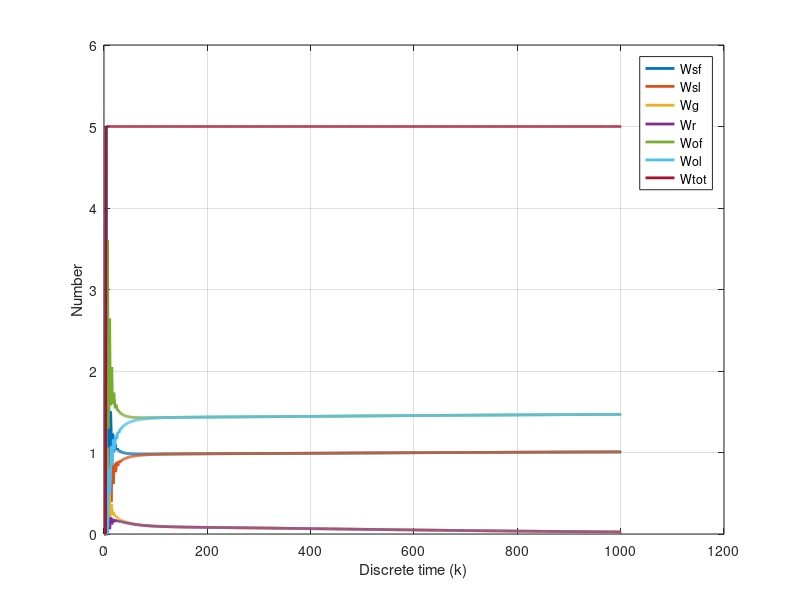
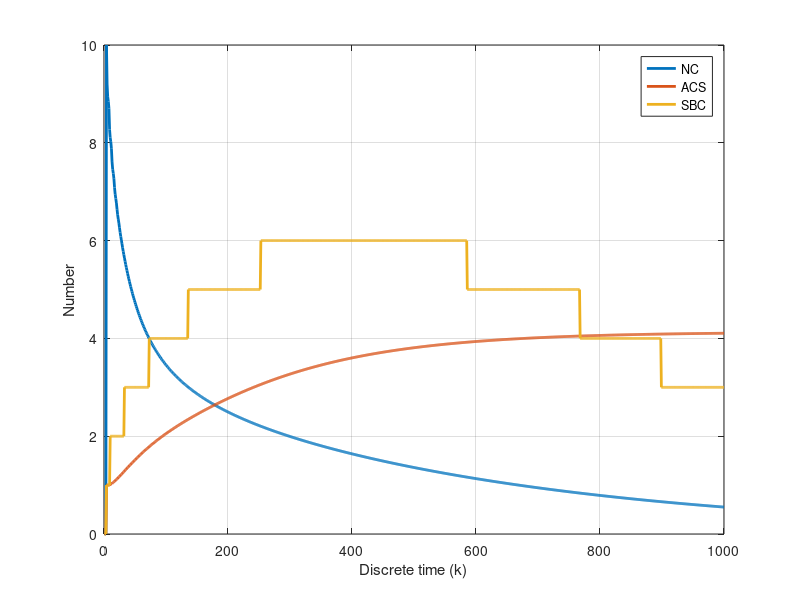
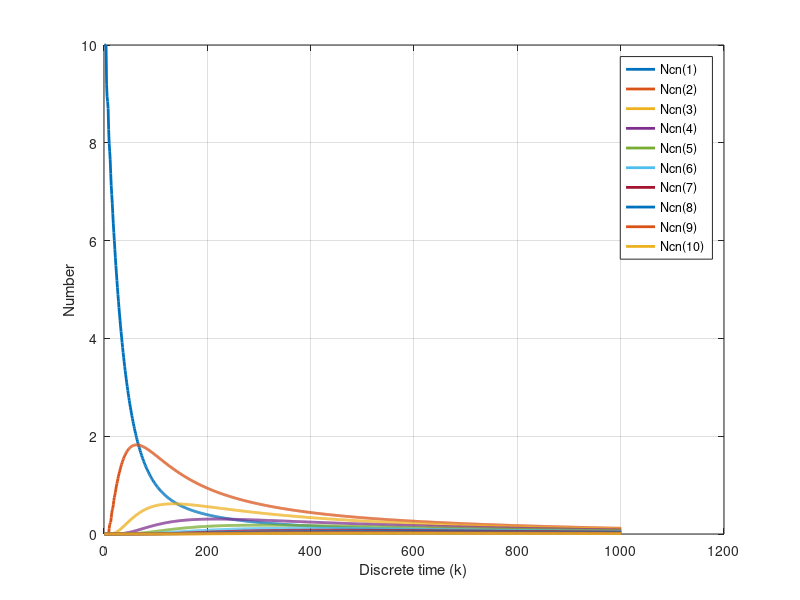
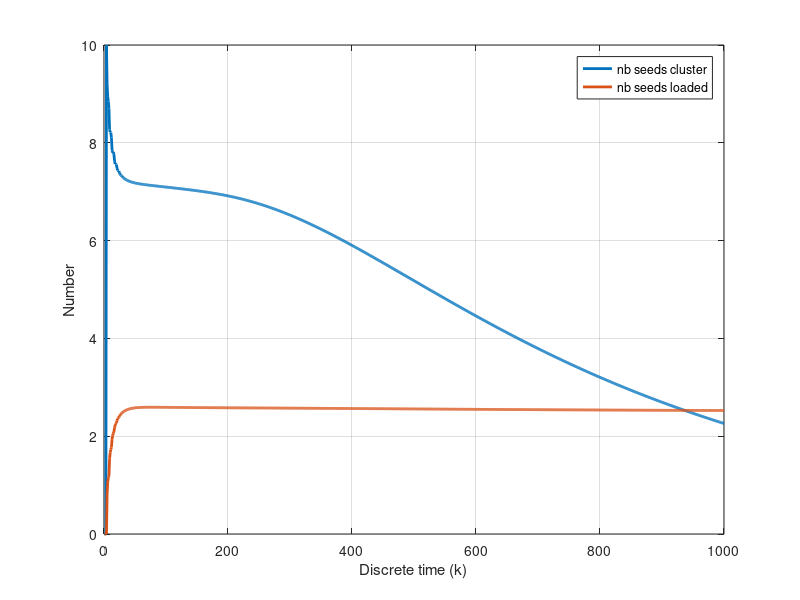

The MATLAB script that drew these images, in order:
% Usual cleaning
clc
close all
clear all

% Debugging
debugging = 0;
verbose = 0;

% Initialize parameters
Nr = 5; % Total number of robots
Ns = 10; % Total number of seeds
Wsf0 = Nr; % Number of robots in search-free state
Wsl0 = 0; % Number of robots in search-loaded state
Wr0 = 0; % Number of robots in releasing state
Wg0 = 0; % Number of robots in gripping state
Wof0 = 0; % Number of robots in obstacle avoidance-free state
Wol0 = 0; % Number of robots in obstacle avoidance-floaded state
k_sim = 1000; %10080; % Total simulation time
vr = 0.08; %average robot speed, m/s
rs = 0.1; %detection radius of the distance sensor
ds = 2*rs; %detection distance of the sensor
da = 1; % edge of the arena
Aa = da^2; % Area of the arena, m^2
Ts = 1; % Sample time, s
Trg = 2; % Releasing and gripping delay, s
Toa = 3; % Obstacle avoidance delay, s
alpha_inc = 60; % Construction angle
alpha_dec = 60; % Destruction angle
Td_max = max(Trg,Toa)+1; % Simulation start
p_thr_sbc = 0.1; % Probability threshold for size of the biggest cluster

% Allocate variables
Wsf = zeros(k_sim,1);
Wsl = zeros(k_sim,1);
Wr = zeros(k_sim,1);
Wg = zeros(k_sim,1);
Wof = zeros(k_sim,1);
Wol = zeros(k_sim,1);
Ncn = zeros(k_sim,Ns,1); % Number of clusters of size n (max Ns)
NC = zeros(k_sim,1); % Number of clusters NC
ACS = zeros(k_sim,1); % Average cluster size ACS
SBC = zeros(k_sim,1);

p1 = zeros(k_sim,1);
p2 = zeros(k_sim,1);
nb_seeds_loaded = zeros(k_sim,1);
nb_seeds_in_cluster = zeros(k_sim,1);

% Initialize variables
Wsf(Td_max) = Wsf0;
Wsl(Td_max) = Wsl0;
Wr(Td_max) = Wr0;
Wg(Td_max) = Wg0;
Wol(Td_max) = Wol0;
Wof(Td_max) = Wof0;
Ncn(1:Td_max,1) = Ns;
NC(Td_max) = 0;
ACS(Td_max) = 0;
SBC(Td_max) = 0;

p_wall = (da^2 - (da-ds)^2)/Aa;
p_robot = (Nr-1)*(pi*rs^2)/Aa;

p3 = p_wall + p_robot;
p4 = p_wall + p_robot;

pdec = zeros(Ns,1);
pinc = zeros(Ns,1);
penc = zeros(Ns,1);
for n = 1:Ns % iteration: [1,Ns] <-> cluster size: [1,Ns]        
    % penc(n) = n*(pi*rs^2)/Aa;
    penc(n) = n*(Ts*vr*ds)/Aa;
    if n == 1
        pdec(n) = penc(n);
        pinc(n) = penc(n);
    else
        pdec(n) = (alpha_dec/180) * penc(n);       
        pinc(n) = (alpha_inc/180) * penc(n);
    end
end
if(verbose)
    disp(["pdec= ", pdec(:)']);
    disp(["pinc= ", pinc(:)']);
end

% Perform the simulation
for k = Td_max:k_sim

    for n = 1:Ns % iteration: [1,Ns] <-> cluster size: [1,Ns]           
        if n == 1 % loaded robot does not drop seed in free space
            Ncn(k+1,n) = Ncn(k,n) - pdec(n)*Ncn(k,n)*Wsf(k) + pdec(n+1)*Ncn(k-Trg,n+1)*Wsf(k-Trg) ...
                                  - pinc(n)*Ncn(k,n)*Wsl(k);
        elseif n == Ns % no larger clusters than of size Ns exist
            Ncn(k+1,n) = Ncn(k,n) - pdec(n)*Ncn(k,n)*Wsf(k) ...
                                  - pinc(n)*Ncn(k,n)*Wsl(k) + pinc(n-1)*Ncn(k-Trg,n-1)*Wsl(k-Trg);
        else
            Ncn(k+1,n) = Ncn(k,n) - pdec(n)*Ncn(k,n)*Wsf(k) + pdec(n+1)*Ncn(k-Trg,n+1)*Wsf(k-Trg) ...
                                  - pinc(n)*Ncn(k,n)*Wsl(k) + pinc(n-1)*Ncn(k-Trg,n-1)*Wsl(k-Trg);
        end

        if debugging
            % ERROR verification: Ncn range
            if Ncn(k+1,n) < 0
                disp("ERROR: Ncn < 0");
                disp(["iteration =", k, "nb. seeds", n, "Ncn=", Ncn(k+1,n)]);
                break;
            elseif Ncn(k+1,n) > Ns
                disp("ERROR: Ncn > Ns");
                disp(["iteration =", k, "nb. seeds", n, "Ncn=", Ncn(k+1,n)]);
                break;
            end
        end

        p1(k) = p1(k) + pdec(n)*Ncn(k,n);
        p2(k) = p2(k) + pinc(n)*Ncn(k,n);
    end

    if debugging
        % ERROR verification: p1 and p2 range
        % ERROR verification: p1 and p2 range
        if p1(k)<0 || p1(k)>1
            disp("ERROR: p1 out of range");
            disp(["iteration =", k, "p1=", p1(k)]);
            disp(["pdec", round(pdec(:)',2)]);
            disp(["Ncn", Ncn(k,:)]);
            break;
        end
        if p2(k)<0 || p2(k)>1
            disp("ERROR: p2 out of range");
            disp(["iteration =", k, "p2=", p2(k)]);
            disp(["pdec", pinc(:)]);
            disp(["Ncn", Ncn(k,:)]);
            break;
        end
    end

    
    Wsf(k+1) = Wsf(k) - p3*(Wsf(k)-Wsf(k-Toa)) - p1(k)*Wsf(k) + p2(k-Trg)*Wsl(k-Trg);
    Wof(k+1) = Wof(k) + p3*(Wsf(k)-Wsf(k-Toa));
    Wg(k+1) = Wg(k) + p1(k)*Wsf(k) - p1(k-Trg)*Wsf(k-Trg);
    Wsl(k+1) = Wsl(k) - p4*(Wsl(k)-Wsl(k-Toa)) - p2(k)*Wsl(k) + p1(k-Trg)*Wsf(k-Trg);
    Wol(k+1) = Wol(k) + p4*(Wsl(k)-Wsl(k-Toa));
    Wr(k+1) = Wr(k) + p2(k)*Wsl(k) - p2(k-Trg)*Wsl(k-Trg);

    % ERROR verification: Wtot
    Wtot = Wsf(k+1)+Wof(k+1)+Wg(k+1)+Wsl(k+1)+Wol(k+1)+Wr(k+1);
    if debugging
        if abs(Wtot-Nr) > p_thr_sbc
            disp("ERROR: Wtot not equal to Nr");
            disp(["iteration =", k, "Wtot=", Wtot]);
            break;
        end
    end

    % Metric NC: nb. clusters
    NC(k) = sum(Ncn(k,1:Ns));
    
    % Metric SBC: size of largest cluster
    for n = 1:Ns % iteration: [1,Ns] <-> cluster size: [1,Ns]          
        if Ncn(k,n) > p_thr_sbc % choosing threshold because it is probabilistic
            SBC(k) = n;
        end
    end

    % Metric ACS: avg. cluster size
    for n = 1:Ns % calc. nb. seeds inside all clusters
        nb_seeds_in_cluster(k) = nb_seeds_in_cluster(k) + n*Ncn(k,n); 
    end
    ACS(k) = nb_seeds_in_cluster(k)/NC(k);

    % calc. nb. seeds loaded by a robot (incl. gripping and releasing)
    nb_seeds_loaded(k) = Wsl(k) + Wol(k) + Wg(k) + Wr(k); 

    % ERROR verification: conservation of nb. of seeds  
    if debugging 
        if abs(nb_seeds_in_cluster(k)+nb_seeds_loaded(k)-Ns) > p_thr_sbc
            disp("ERROR: nb. seeds not conserved");
            disp(["iteration =", k, "nb_seeds_in_cluster=", nb_seeds_in_cluster(k), ...
                  "nb_seeds_loaded=", nb_seeds_loaded(k)]);
            disp(["n=", n,"Ncn=", Ncn(k,:)]);
            break;
        end
    end
    
    
end


%%
% Plot number of robots in each state
figure
plot(Wsf,'LineWidth',2)
hold on
grid on
plot(Wsl,'LineWidth',2)
hold on
plot(Wg,'LineWidth',2)
hold on
plot(Wr,'LineWidth',2)
hold on
plot(Wof,'LineWidth',2)
hold on
plot(Wol,'LineWidth',2)
hold on
plot(Wsf + Wsl + Wg + Wr + Wof + Wol, 'LineWidth',2);
legend('Wsf','Wsl','Wg','Wr','Wof','Wol','Wtot');
xlabel('Discrete time (k)');
ylabel('Number');

% Plot metrics
figure
plot(NC,'LineWidth',2)
hold on
grid on
plot(ACS,'LineWidth',2)
hold on
plot(SBC,'LineWidth',2)
legend('NC','ACS','SBC');
xlabel('Discrete time (k)');
ylabel('Number');

% Plot nb. clusters of size n
figure
for n = 1:Ns
    plot(Ncn(:,n),'LineWidth',2)
    hold on
    grid on
end
legend('Ncn(1)','Ncn(2)','Ncn(3)','Ncn(4)','Ncn(5)','Ncn(6)','Ncn(7)', ...
        'Ncn(8)','Ncn(9)','Ncn(10)');
xlabel('Discrete time (k)');
ylabel('Number');

% Plot nb seeds inside cluster and loaded
figure
plot(nb_seeds_in_cluster,'LineWidth',2)
hold on
grid on
plot(nb_seeds_loaded,'LineWidth',2)
legend('nb seeds cluster', 'nb seeds loaded');
xlabel('Discrete time (k)');
ylabel('Number');


% Plot prob. p1 and p2
figure
plot(p1,'LineWidth',2)
hold on
grid on
plot(p2,'LineWidth',2)
legend('p1', 'p2');
xlabel('Discrete time (k)');
ylabel('Number');



